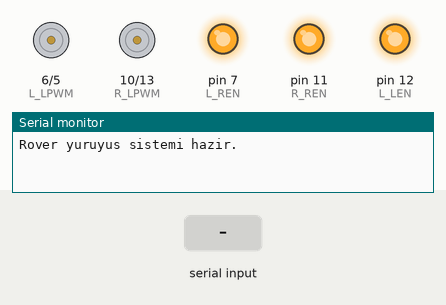
The sketch below on a simulated Arduino Mega 2560, built with avr-gcc and run on an emulated ATmega2560. On the bench: motor-driver pin pairs drawn as motors (green arrow = first pin HIGH = forward, orange = second pin HIGH = backward, longer = more drive), output pins drawn as LEDs (lit = HIGH), the last lines printed to the serial monitor. The test bench sets the inputs (shaded band).

Above: at 1.2 s.
1.3 s: "ileri_hizli\n" received over Serial
At 1.55 s:
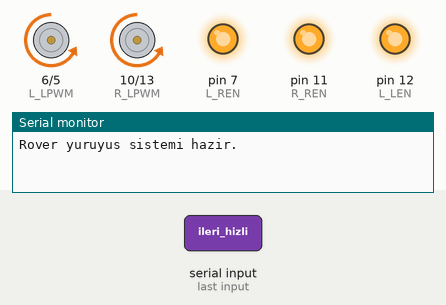
3.3 s: "ileri_yavas\n" received over Serial
At 3.55 s:
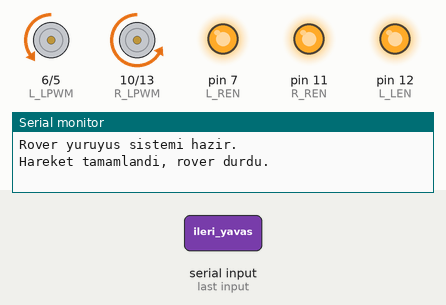
5.3 s: "geri_hizli\n" received over Serial
At 5.7 s:
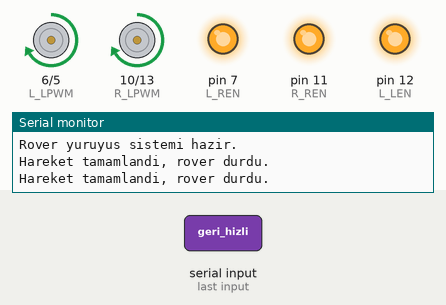
7.3 s: "geri_yavas\n" received over Serial
At 7.7 s:
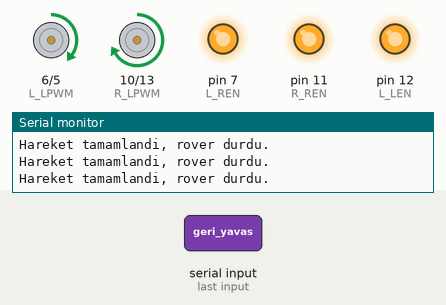
9.3 s: "sag_hizli\n" received over Serial
At 9.55 s:
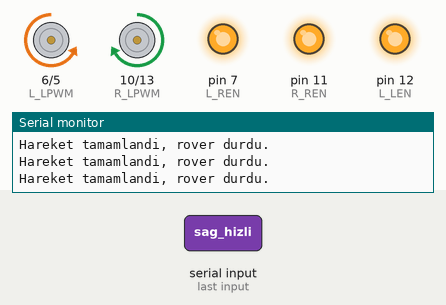
11.3 s: "sag_yavas\n" received over Serial
At 13.2 s:
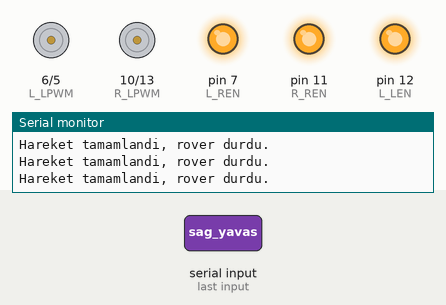
Timing chart, 0 to 14.3 s (numbered marks = the images above; inputs shaded):
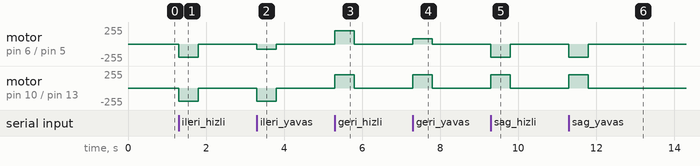

Measured:
- after the input at 1.3 s, motor on pin 6 (L_LPWM) / pin 5 (L_RPWM), motor on pin 10 (R_LPWM) / pin 13 (R_RPWM): stopped → backward 200/255 at once, → stopped 0.50 s later
- after the input at 3.3 s, motor on pin 6 (L_LPWM) / pin 5 (L_RPWM): stopped → backward 80/255 at once, → stopped 0.50 s later; motor on pin 10 (R_LPWM) / pin 13 (R_RPWM): stopped → backward 200/255 at once, → stopped 0.50 s later
- after the input at 5.3 s, motor on pin 6 (L_LPWM) / pin 5 (L_RPWM), motor on pin 10 (R_LPWM) / pin 13 (R_RPWM): stopped → forward 200/255 at once, → stopped 0.50 s later
- after the input at 7.3 s, motor on pin 6 (L_LPWM) / pin 5 (L_RPWM): stopped → forward 80/255 at once, → stopped 0.50 s later; motor on pin 10 (R_LPWM) / pin 13 (R_RPWM): stopped → forward 200/255 at once, → stopped 0.50 s later
- after the input at 9.3 s, motor on pin 6 (L_LPWM) / pin 5 (L_RPWM): stopped → backward 200/255 at once, → stopped 0.50 s later; motor on pin 10 (R_LPWM) / pin 13 (R_RPWM): stopped → forward 200/255 at once, → stopped 0.50 s later
- after the input at 11.3 s, motor on pin 6 (L_LPWM) / pin 5 (L_RPWM): stopped → backward 200/255 at once, → stopped 0.50 s later; motor on pin 10 (R_LPWM) / pin 13 (R_RPWM): stopped → forward 200/255 at once, → stopped 0.50 s later

The sketch:

gpstest.ino
```cpp
// =====================================================
// ARDUINO MEGA ? 1 SAN?YEL?K ROVER YÜRÜYÜ? KONTROLÜ
// =====================================================

// === Sol Motor Sürücü Pinleri ===
const int L_RPWM = 5;
const int L_LPWM = 6;
const int L_REN  = 7;
const int L_LEN  = 12;

// === Sa? Motor Sürücü Pinleri ===
const int R_RPWM = 13;
const int R_LPWM = 10;
const int R_REN  = 11;
const int R_LEN  = 12;

// === PWM H?z De?erleri ===
const int PWM_YAVAS = 80;
const int PWM_HIZLI = 200;

// Her hareket komutunun çal??ma süresi
const unsigned long HAREKET_SURESI_MS = 500;

// Hareketin ne zaman bitece?i
unsigned long hareketBitisZamani = 0;

// Rover hareket ediyor mu?
bool hareketAktif = false;


// =====================================================
// MOTOR KONTROL FONKS?YONLARI
// =====================================================

void dur() {
  analogWrite(L_RPWM, 0);
  analogWrite(L_LPWM, 0);

  analogWrite(R_RPWM, 0);
  analogWrite(R_LPWM, 0);

  hareketAktif = false;
}

void hareketSuresiniBaslat() {
  hareketBitisZamani = millis() + HAREKET_SURESI_MS;
  hareketAktif = true;
}

void ileri(int hiz) {
  analogWrite(L_RPWM, hiz);
  analogWrite(L_LPWM, 0);

  analogWrite(R_RPWM, hiz);
  analogWrite(R_LPWM, 0);

  hareketSuresiniBaslat();
}

void geri(int hiz) {
  analogWrite(L_RPWM, 0);
  analogWrite(L_LPWM, hiz);

  analogWrite(R_RPWM, 0);
  analogWrite(R_LPWM, hiz);

  hareketSuresiniBaslat();
}

void sagaDon(int hiz) {
  // Sol motor ileri, sa? motor geri
  analogWrite(L_RPWM, hiz);
  analogWrite(L_LPWM, 0);

  analogWrite(R_RPWM, 0);
  analogWrite(R_LPWM, hiz);

  hareketSuresiniBaslat();
}

void solaDon(int hiz) {
  // Sol motor geri, sa? motor ileri
  analogWrite(L_RPWM, 0);
  analogWrite(L_LPWM, hiz);

  analogWrite(R_RPWM, hiz);
  analogWrite(R_LPWM, 0);

  hareketSuresiniBaslat();
}


// =====================================================
// SETUP
// =====================================================

void setup() {
  Serial.begin(115200);

  pinMode(L_RPWM, OUTPUT);
  pinMode(L_LPWM, OUTPUT);
  pinMode(L_REN, OUTPUT);
  pinMode(L_LEN, OUTPUT);

  pinMode(R_RPWM, OUTPUT);
  pinMode(R_LPWM, OUTPUT);
  pinMode(R_REN, OUTPUT);
  pinMode(R_LEN, OUTPUT);

  // BTS7960 sürücülerini aktif et
  digitalWrite(L_REN, HIGH);
  digitalWrite(L_LEN, HIGH);

  digitalWrite(R_REN, HIGH);
  digitalWrite(R_LEN, HIGH);

  // Ba?lang?çta motorlar? durdur
  dur();

  Serial.println("Rover yuruyus sistemi hazir.");
}


// =====================================================
// LOOP
// =====================================================

void loop() {
  // Hareket süresi dolduysa otomatik dur
  if (hareketAktif &&
      (long)(millis() - hareketBitisZamani) >= 0) {

    dur();
    Serial.println("Hareket tamamlandi, rover durdu.");
  }

  // Seri porttan komut oku
  if (Serial.available() > 0) {
    String veri = Serial.readStringUntil('\n');
    veri.trim();

    if (veri == "ileri_hizli") {
      ileri(PWM_HIZLI);
    }
    else if (veri == "ileri_yavas") {
      ileri(PWM_YAVAS);
    }
    else if (veri == "geri_hizli") {
      geri(PWM_HIZLI);
    }
    else if (veri == "geri_yavas") {
      geri(PWM_YAVAS);
    }
    else if (veri == "sag_hizli") {
      sagaDon(PWM_HIZLI);
    }
    else if (veri == "sag_yavas") {
      sagaDon(PWM_YAVAS);
    }
    else if (veri == "sol_hizli") {
      solaDon(PWM_HIZLI);
    }
    else if (veri == "sol_yavas") {
      solaDon(PWM_YAVAS);
    }
    else if (veri == "dur") {
      dur();
    }
    else {
      Serial.println("Gecersiz komut.");
    }
  }
}
```
